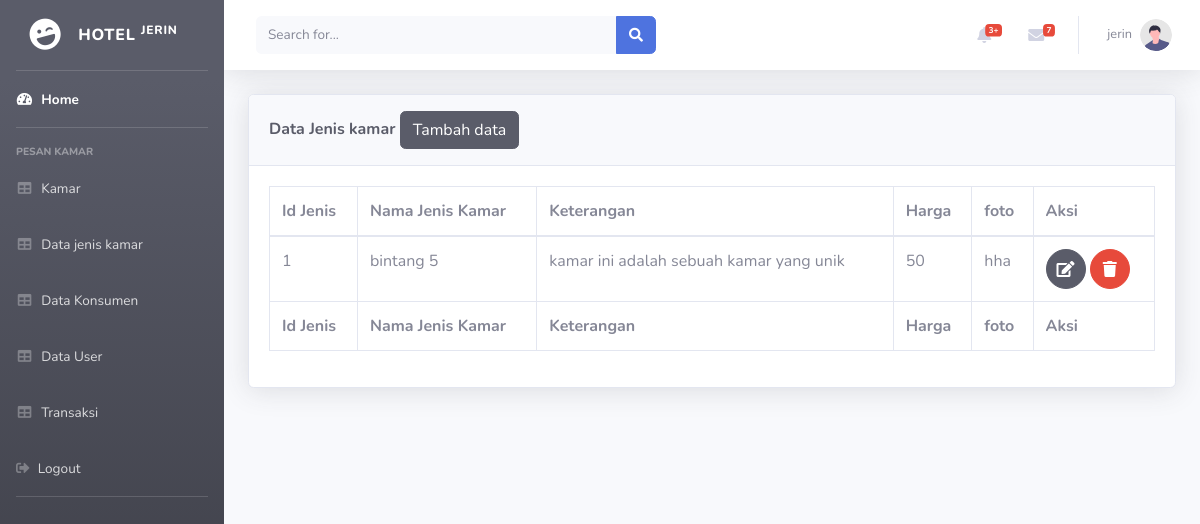
Screenshot of /index.php/data_jenis_kamar with the database file from the repository.
### tables this page shows
CREATE TABLE `tbl_jenis_kamar` (
  `id_jenis` int(11) NOT NULL,
  `nama_jenis_kamar` varchar(100) NOT NULL,
  `keterangan` text NOT NULL,
  `harga` int(11) NOT NULL,
  `foto` varchar(100) NOT NULL
);

### application/controllers/Data_jenis_kamar.php (called while the page is built, shortened)
<?php
class Data_jenis_kamar extends CI_Controller
{
    function index()
    {
     $data['tbl_jenis_kamar']= $this->M_jenis_kamar->SemuaData();
        $this->load->view('partial_admin/header');
        $this->load->view('partial_admin/sidebar');
        $this->load->view('partial_admin/topbar');
        $this->load->view('partial_admin//js');
        $this->load->view('content_admin/data_jenis_kamar',$data);
        $this->load->view('partial_admin/footer');
    }
}

### index.php (called while the page is built, shortened)
<?php
require_once BASEPATH.'core/CodeIgniter.php';

### application/models/M_jenis_kamar.php (called while the page is built, shortened)
<?php
class M_jenis_kamar extends  CI_Model{
    function SemuaData(){
        return $this->db->get('tbl_jenis_kamar')->result_array();
    }
}

### application/views/content_admin/Data_Jenis_kamar.php (the view, shortened to what this page needs)
<div class="container-fluid">
    <div class="card shadow mb-4">
        <div class="card-header py-3">
            <h6 class="m-0 font-weight-bold text-dark">Data Jenis kamar
                <a href="<?= base_url('index.php/data_jenis_kamar/tambah_data'); ?>">
                    <button class="btn btn-dark">Tambah data</button>
                </a>
        </div>
        <div class="card-body">
        <div class="table-responsive">
            <table class="table table-bordered" id="datatable" width="100%" cellspacing="0">
                <thead>
                    <tr>
                        <th>Id Jenis</th>
                        <th>Nama Jenis Kamar</th>
                        <th>Keterangan</th>
                        <th>Harga</th>
                        <th>foto</th>
                        <th>Aksi</th>
                    </tr>
                </thead>
                <tfoot>
                    <tr>
                        <th>Id Jenis</th>
                        <th>Nama Jenis Kamar</th>
                        <th>Keterangan</th>
                        <th>Harga</th>
                        <th>foto</th>
                        <th>Aksi</th>
                    </tr>
                 </tfoot>
                 <tbody>
                         <?php
                         $no = 1;
                         foreach ($tbl_jenis_kamar as $tjk) :
                            ?>
                            <tr>
                                <td><?php echo $no++; ?></td>
                                <td><?php echo $tjk["nama_jenis_kamar"] ?></td>
                                <td><?php echo $tjk["keterangan"] ?></td>
                                <td><?php echo $tjk["harga"] ?></td>
                                <td><?php echo $tjk["foto"] ?></td>
                                <td>
                                    <a href="<?= base_url('index.php/data_jenis_kamar/update_data/') ?><?php echo $tjk['id_jenis'] ?>"class="btn btn-dark btn-circle">
                                            <i class="fas fa-edit"></i>
                                    </a>
                                    <a href="<?= base_url('index.php/data_jenis_kamar/hapus_data/') ?><?php echo $tjk['id_jenis'] ?>"class="btn btn-danger btn-circle">
                                            <i class="fas fa-trash"></i>
                                        </a>
                                    </td>
                                </tr>
                            <?php endforeach; ?>
                         </tbody>
                     </table>
                 </div>
            </div>
         </div>

### rows the page displays
tbl_jenis_kamar: nama_jenis_kamar "bintang 5", keterangan "kamar ini adalah sebuah kamar yang unik", harga "50", foto "hha"
